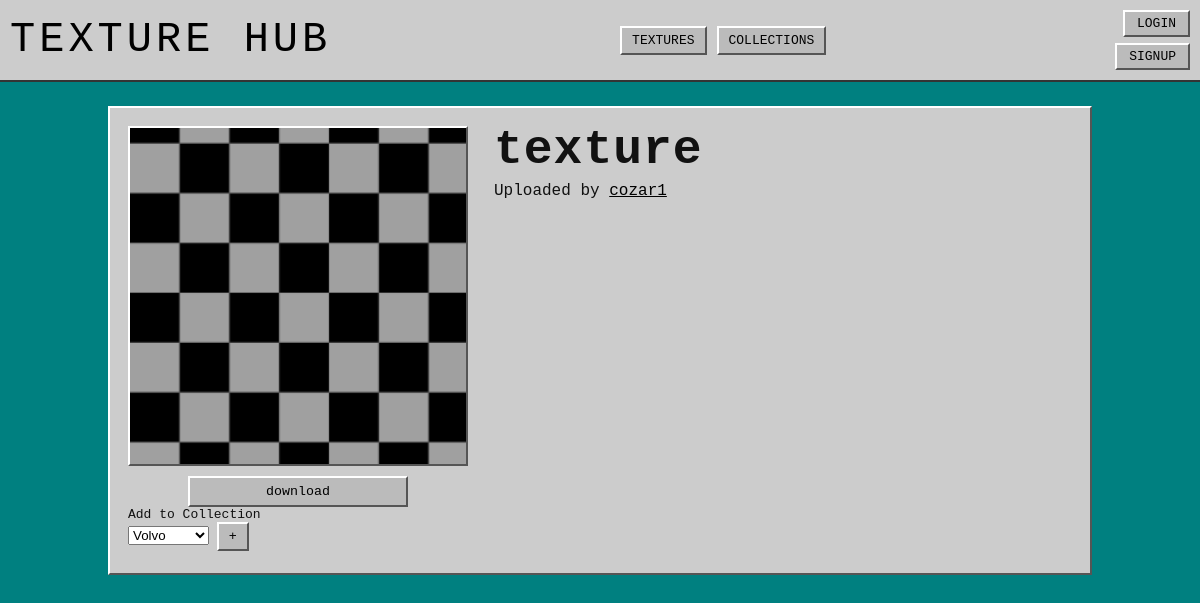
Screenshot of /texture/1 with the database file from the repository.
### app.py (models this page shows)
class Texture(db.Model):
    __tablename__ = 'Texture'
    texture_id = db.Column(db.Integer, primary_key=True)
    texture_name = db.Column(db.String(80), unique=True, nullable=False)
    texture_address = db.Column(db.String(120), nullable=False)
    texture_user_id = db.Column(db.Integer, default=0)

class User(db.Model):
    __tablename__ = 'User'
    user_id = db.Column(db.Integer, primary_key=True)
    user_name = db.Column(db.String(80), unique=True, nullable=False)
    user_password = db.Column(db.String(120), nullable=False)
    user_rating = db.Column(db.Integer, default=0)

### app.py (the view)
@app.route('/texture/<texture_id>', methods=["POST", "GET"])
def texture(texture_id):
    texture = Texture.query.filter_by(texture_id=texture_id).first()
    uploaded_user = User.query.filter_by(user_id=texture.texture_user_id).first()
    return render_template('texture.html', user=get_current_user(), texture=texture, uploaded_user=uploaded_user)

### app.py (called while the page is built)
def get_current_user():
    user_id = session.get('user_id')
    if user_id is None:
        return None
    return User.query.get(user_id)

@app.template_filter('texture_url')
def texture_image_url(address):
    if not address:
        return DEFAULT_TEXTURE_URL
    addr = str(address).strip().replace('\\', '/')
    if addr.startswith('/static/images/'):
        rel = addr[len('/static/images/') :]
    elif addr.startswith('static/images/'):
        rel = addr[len('static/images/') :]
    else:
        rel = os.path.basename(addr)
    rel = os.path.basename(rel)
    if not rel or rel.startswith('.'):
        return DEFAULT_TEXTURE_URL
    full = os.path.join(STATIC_IMAGES_DIR, rel)
    if os.path.isfile(full):
        return f'/static/images/{rel}'
    return DEFAULT_TEXTURE_URL

### templates/texture.html (shortened to what this page needs)
{% extends "template.html" %}
{% block content %}
<div class="texture-shell">
    <main class="texture-shell__main">
        <section class="texture-panel">
            <div class="texture-hero">
                <div class="texture-hero__preview">
                    <div class="texture-hero__frame">
                        <img class="texture-hero__img" src="{{ texture.texture_address | texture_url }}" alt="{{ texture.texture_name }}">
                    </div>
                    <form class="texture-hero__download" action="/download/{{texture.texture_id}}" method="post">
                        <input type="submit" value="download">
                    </form>
                    <label for="cars">Add to Collection</label>
                    <form>
                        <select name="cars" id="cars">
                            <option value="volvo">Volvo</option>
                        </select>
                        <input type="submit" value="+">
                    </form>
                </div>
                <div class="texture-hero__meta">
                    <h1 class="texture-hero__title">{{ texture.texture_name }}</h1>
                    <div class="texture-hero__sub">Uploaded by <a class="texture-hero__user" href="/user/{{ uploaded_user.user_name }}">{{ uploaded_user.user_name }}</a></div>
                    <div class="texture-hero__blurb" aria-hidden="true">
                        <div> </div>
                        <div> </div>
                        <div> </div>
                    </div>
                </div>
            </div>
        </section>
    </main>
</div>
{% endblock %}

### static/style.css (style rules this page uses)
:root { --bg-main: #008080; --bg-light: #ccc; --bg-mid: #bbb; --bg-dark: #999; --bg-panel: #aaa; --text-main: #111; --text-invert: #fff; --border-light: #888; --border-dark: #777; --bevel-hi: #fff; --bevel-lo: #555; --bevel-mid: #111; --border-outset: 2px outset var(--border-light); --border-inset: 1px outset var(--border-dark); --pad-sm: 5px; --pad-md: 10px; --pad-lg: 20px; }
body { margin: 0; font-family: monospace; background: var(--bg-main); color: var(--text-main); }
button, .dropbtn, .texture-name, input[type="submit"] { padding: var(--pad-sm) var(--pad-md); background: var(--bg-mid); border: 2px solid var(--bevel-mid); border-top-color: var(--bevel-hi); border-left-color: var(--bevel-hi); border-right-color: var(--bevel-lo); border-bottom-color: var(--bevel-lo); cursor: pointer; font-family: monospace; }
a { padding: var(--pad-sm) var(--pad-md); background: var(--bg-mid); border: 2px solid var(--bevel-mid); border-top-color: var(--bevel-hi); border-left-color: var(--bevel-hi); border-right-color: var(--bevel-lo); border-bottom-color: var(--bevel-lo); cursor: pointer; font-family: monospace; color: black; text-decoration: none; }
input, .search { background: var(--bg-mid); border: 2px solid var(--bevel-mid); border-top-color: var(--bevel-lo); border-left-color: var(--bevel-lo); border-right-color: var(--bevel-hi); border-bottom-color: var(--bevel-hi); font-family: monospace; }
.texture-shell { min-height: calc(100vh - 60px); background: var(--bg-main); padding: 24px 0 34px; box-sizing: border-box; display: block; }
.texture-shell__main { background: transparent; padding: 0; }
.texture-panel { width: min(980px, calc(100% - 32px)); margin: 0 auto; background: var(--bg-light); border: 2px solid var(--bevel-mid); border-top-color: var(--bevel-hi); border-left-color: var(--bevel-hi); border-right-color: var(--bevel-lo); border-bottom-color: var(--bevel-lo); }
.texture-hero { display: grid; grid-template-columns: 340px 1fr; gap: 26px; align-items: start; padding: 18px 18px 22px; }
.texture-hero__frame { background: #666; border: 2px solid var(--bevel-mid); border-top-color: var(--bevel-hi); border-left-color: var(--bevel-hi); border-right-color: var(--bevel-lo); border-bottom-color: var(--bevel-lo); }
.texture-hero__img { width: 100%; display: block; aspect-ratio: 1; object-fit: contain; background: #444; }
.texture-hero__download { margin-top: 10px; text-align: center; }
.texture-hero__download input[type="submit"] { width: 100%; max-width: 220px; padding: 6px 10px; background: var(--bg-mid); text-transform: lowercase; }
.texture-hero__title { margin: 0; font-size: 48px; line-height: 1; letter-spacing: 1px; font-weight: 700; }
.texture-hero__sub { margin-top: 8px; font-size: 16px; }
.texture-hero__user { padding: 0; background: transparent; border: 0; text-decoration: underline; }
.texture-hero__blurb { margin-top: 18px; max-width: 520px; font-size: 14px; line-height: 1.55; opacity: 0.9; }
.texture-hero__blurb div { height: 14px; }

### rows the page displays
Texture: texture_address|texture_url (picture), texture_name "texture"
User: user_name "cozar1"
